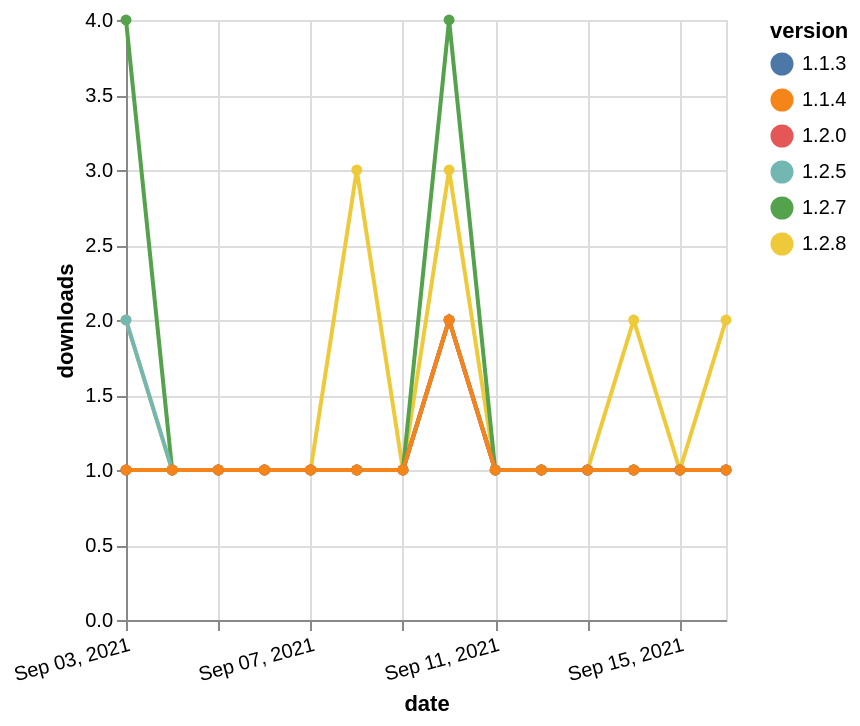

Describe this chart as a Vega-Lite specification.
### Vega-Lite specification from a JSON file in a GitHub repository (floating-point values rounded to 4 significant figures)
{"$schema": "https://vega.github.io/schema/vega-lite/v5.json", "description": "A simple bar chart with embedded data.", "data": {"values": [{"date": "2021-09-03", "total": 126, "delta": 2, "version": "1.2.8"}, {"date": "2021-09-04", "total": 127, "delta": 1, "version": "1.2.8"}, {"date": "2021-09-05", "total": 128, "delta": 1, "version": "1.2.8"}, {"date": "2021-09-06", "total": 129, "delta": 1, "version": "1.2.8"}, {"date": "2021-09-07", "total": 130, "delta": 1, "version": "1.2.8"}, {"date": "2021-09-08", "total": 133, "delta": 3, "version": "1.2.8"}, {"date": "2021-09-09", "total": 134, "delta": 1, "version": "1.2.8"}, {"date": "2021-09-10", "total": 137, "delta": 3, "version": "1.2.8"}, {"date": "2021-09-11", "total": 138, "delta": 1, "version": "1.2.8"}, {"date": "2021-09-12", "total": 139, "delta": 1, "version": "1.2.8"}, {"date": "2021-09-13", "total": 140, "delta": 1, "version": "1.2.8"}, {"date": "2021-09-14", "total": 142, "delta": 2, "version": "1.2.8"}, {"date": "2021-09-15", "total": 143, "delta": 1, "version": "1.2.8"}, {"date": "2021-09-16", "total": 145, "delta": 2, "version": "1.2.8"}, {"date": "2021-09-03", "total": 161, "delta": 1, "version": "1.1.3"}, {"date": "2021-09-04", "total": 162, "delta": 1, "version": "1.1.3"}, {"date": "2021-09-05", "total": 163, "delta": 1, "version": "1.1.3"}, {"date": "2021-09-06", "total": 164, "delta": 1, "version": "1.1.3"}, {"date": "2021-09-07", "total": 165, "delta": 1, "version": "1.1.3"}, {"date": "2021-09-08", "total": 166, "delta": 1, "version": "1.1.3"}, {"date": "2021-09-09", "total": 167, "delta": 1, "version": "1.1.3"}, {"date": "2021-09-10", "total": 169, "delta": 2, "version": "1.1.3"}, {"date": "2021-09-11", "total": 170, "delta": 1, "version": "1.1.3"}, {"date": "2021-09-12", "total": 171, "delta": 1, "version": "1.1.3"}, {"date": "2021-09-13", "total": 172, "delta": 1, "version": "1.1.3"}, {"date": "2021-09-14", "total": 173, "delta": 1, "version": "1.1.3"}, {"date": "2021-09-15", "total": 174, "delta": 1, "version": "1.1.3"}, {"date": "2021-09-16", "total": 175, "delta": 1, "version": "1.1.3"}, {"date": "2021-09-03", "total": 203, "delta": 4, "version": "1.2.7"}, {"date": "2021-09-04", "total": 204, "delta": 1, "version": "1.2.7"}, {"date": "2021-09-05", "total": 205, "delta": 1, "version": "1.2.7"}, {"date": "2021-09-06", "total": 206, "delta": 1, "version": "1.2.7"}, {"date": "2021-09-07", "total": 207, "delta": 1, "version": "1.2.7"}, {"date": "2021-09-08", "total": 208, "delta": 1, "version": "1.2.7"}, {"date": "2021-09-09", "total": 209, "delta": 1, "version": "1.2.7"}, {"date": "2021-09-10", "total": 213, "delta": 4, "version": "1.2.7"}, {"date": "2021-09-11", "total": 214, "delta": 1, "version": "1.2.7"}, {"date": "2021-09-12", "total": 215, "delta": 1, "version": "1.2.7"}, {"date": "2021-09-13", "total": 216, "delta": 1, "version": "1.2.7"}, {"date": "2021-09-14", "total": 217, "delta": 1, "version": "1.2.7"}, {"date": "2021-09-15", "total": 218, "delta": 1, "version": "1.2.7"}, {"date": "2021-09-16", "total": 219, "delta": 1, "version": "1.2.7"}, {"date": "2021-09-03", "total": 146, "delta": 2, "version": "1.2.5"}, {"date": "2021-09-04", "total": 147, "delta": 1, "version": "1.2.5"}, {"date": "2021-09-05", "total": 148, "delta": 1, "version": "1.2.5"}, {"date": "2021-09-06", "total": 149, "delta": 1, "version": "1.2.5"}, {"date": "2021-09-07", "total": 150, "delta": 1, "version": "1.2.5"}, {"date": "2021-09-08", "total": 151, "delta": 1, "version": "1.2.5"}, {"date": "2021-09-09", "total": 152, "delta": 1, "version": "1.2.5"}, {"date": "2021-09-10", "total": 154, "delta": 2, "version": "1.2.5"}, {"date": "2021-09-11", "total": 155, "delta": 1, "version": "1.2.5"}, {"date": "2021-09-12", "total": 156, "delta": 1, "version": "1.2.5"}, {"date": "2021-09-13", "total": 157, "delta": 1, "version": "1.2.5"}, {"date": "2021-09-14", "total": 158, "delta": 1, "version": "1.2.5"}, {"date": "2021-09-15", "total": 159, "delta": 1, "version": "1.2.5"}, {"date": "2021-09-16", "total": 160, "delta": 1, "version": "1.2.5"}, {"date": "2021-09-03", "total": 166, "delta": 1, "version": "1.2.0"}, {"date": "2021-09-04", "total": 167, "delta": 1, "version": "1.2.0"}, {"date": "2021-09-05", "total": 168, "delta": 1, "version": "1.2.0"}, {"date": "2021-09-06", "total": 169, "delta": 1, "version": "1.2.0"}, {"date": "2021-09-07", "total": 170, "delta": 1, "version": "1.2.0"}, {"date": "2021-09-08", "total": 171, "delta": 1, "version": "1.2.0"}, {"date": "2021-09-09", "total": 172, "delta": 1, "version": "1.2.0"}, {"date": "2021-09-10", "total": 174, "delta": 2, "version": "1.2.0"}, {"date": "2021-09-11", "total": 175, "delta": 1, "version": "1.2.0"}, {"date": "2021-09-12", "total": 176, "delta": 1, "version": "1.2.0"}, {"date": "2021-09-13", "total": 177, "delta": 1, "version": "1.2.0"}, {"date": "2021-09-14", "total": 178, "delta": 1, "version": "1.2.0"}, {"date": "2021-09-15", "total": 179, "delta": 1, "version": "1.2.0"}, {"date": "2021-09-16", "total": 180, "delta": 1, "version": "1.2.0"}, {"date": "2021-09-03", "total": 159, "delta": 1, "version": "1.1.4"}, {"date": "2021-09-04", "total": 160, "delta": 1, "version": "1.1.4"}, {"date": "2021-09-05", "total": 161, "delta": 1, "version": "1.1.4"}, {"date": "2021-09-06", "total": 162, "delta": 1, "version": "1.1.4"}, {"date": "2021-09-07", "total": 163, "delta": 1, "version": "1.1.4"}, {"date": "2021-09-08", "total": 164, "delta": 1, "version": "1.1.4"}, {"date": "2021-09-09", "total": 165, "delta": 1, "version": "1.1.4"}, {"date": "2021-09-10", "total": 167, "delta": 2, "version": "1.1.4"}, {"date": "2021-09-11", "total": 168, "delta": 1, "version": "1.1.4"}, {"date": "2021-09-12", "total": 169, "delta": 1, "version": "1.1.4"}, {"date": "2021-09-13", "total": 170, "delta": 1, "version": "1.1.4"}, {"date": "2021-09-14", "total": 171, "delta": 1, "version": "1.1.4"}, {"date": "2021-09-15", "total": 172, "delta": 1, "version": "1.1.4"}, {"date": "2021-09-16", "total": 173, "delta": 1, "version": "1.1.4"}]}, "width": "container", "mark": {"type": "line", "point": {"filled": true}}, "encoding": {"x": {"field": "date", "type": "temporal", "timeUnit": "yearmonthdate", "title": "date", "axis": {"labelAngle": -15}}, "y": {"field": "delta", "type": "quantitative", "title": "downloads"}, "color": {"field": "version", "type": "nominal"}, "tooltip": {"field": "delta"}}}
